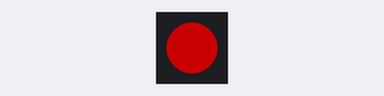
Simulated run of this program. Board: CircuitPython board. Shown: 1 RGB LEDs in strip order, left to right. Dim RGB values are drawn brighter than linear.

Above: at 0.2 s.
At 0.7 s:
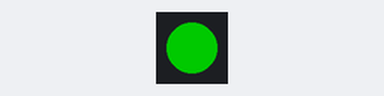
At 2.7 s:
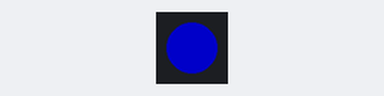
Timing chart, 0 to 3.5 s (numbered marks = the images above):
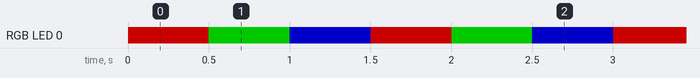

The program:

rgbled.py
```python
import time
import board
import adafruit_dotstar
led = adafruit_dotstar.DotStar(board.APA102_SCK, board.APA102_MOSI, 1)

led.brightness = 0.4

while True:
    led[0] = (255, 0, 0)
    time.sleep(0.5)
    led[0] = (0, 255, 0)
    time.sleep(0.5)
    led[0] = (0, 0, 255)
    time.sleep(0.5)
```

Measured:
- by itself, RGB LED 0: repeats every 1.5 s: RGB(0, 102, 0) 0.50 s, RGB(0, 0, 102) 0.50 s, RGB(102, 0, 0) 0.50 s
- by itself, everything shown: repeats every 1.5 s, in 3 steps
